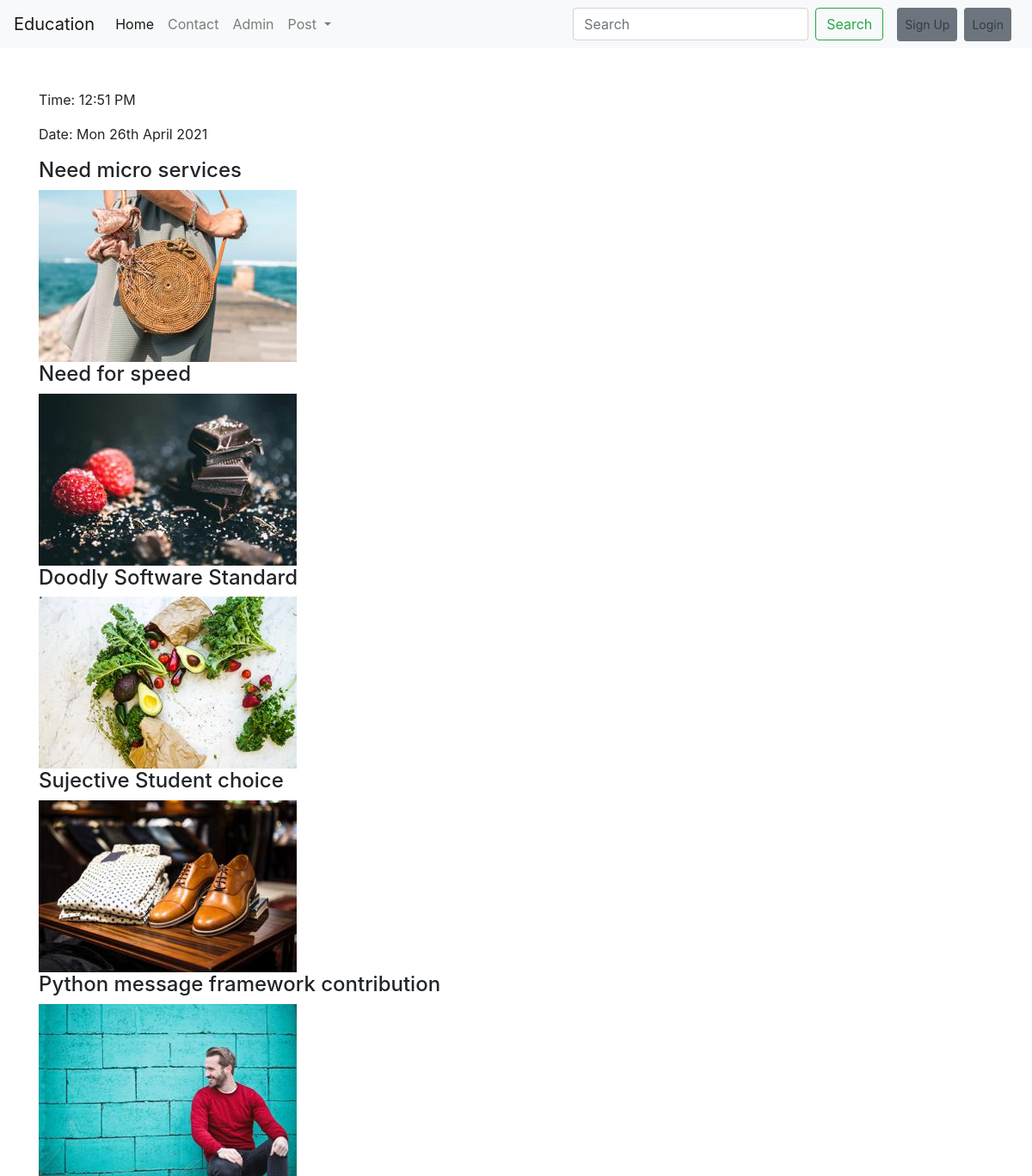
/education/post/, run on the app's committed database.
### education/models.py (models this page shows, shortened)
class Post(models.Model):
    CATEGORY={
        ('Teacher', 'Teacher'),
        ('Student', 'Student'),
    }
    MEDIUM =(
        ('bangla', 'bangla'),
        ('english', 'english'),
        ('hindi', 'hindi'),
        ('mandarin', 'mandarin'),
    )
    user = models.ForeignKey(User, on_delete=models.CASCADE, blank=True, null=True)
    id = models.AutoField(primary_key=True)
    title = models.CharField(max_length=100)
    slug = models.CharField(max_length=100, default=title)
    email = models.EmailField()
    salary = models.FloatField()
    details = models.TextField()
    available = models.BooleanField()
    category = models.CharField(max_length=100, choices=CATEGORY)
    created_at = models.DateTimeField(default=now)
    image = models.ImageField(default="default.jpg", upload_to="education/images")
    medium = MultiSelectField(max_length=100, max_choices=4, choices=MEDIUM, default='english')
    subject=models.ManyToManyField(Subject,related_name='subject_set')
    class_in=models.ManyToManyField(Classs_in,related_name='class_set')

### education/views.py (the view)
# urls.py: path('post/', postview , name="post"),
def postview(request):
    post=Post.objects.all()
    return render(request, 'education/post.html', {'post':post})

### templates/education/post.html
{% extends 'basic.html' %}
{% block body %}
{% for p in post %}
   <h4>{{p.title}}</h4>
    <img src="{{p.image.url}} " alt="image">
{% endfor %}
{% endblock body %}

### data on the page
Post: title "Need micro services", image (picture)
Post: title "Need for speed", image (picture)
Post: title "Doodly Software Standard", image (placeholder picture)
Post: title "Sujective Student choice", image (picture)
Post: title "Python message framework contribution", image (picture)
